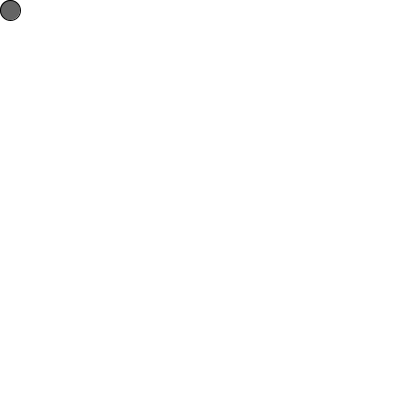
Frame 1 (no input)
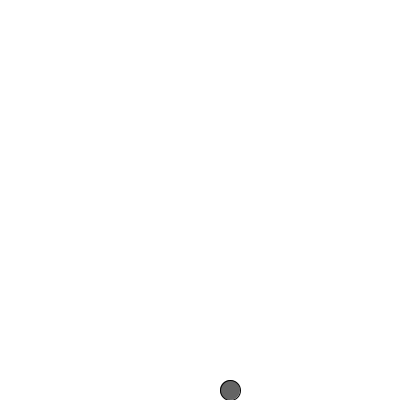
Frame 60 (the mouse pressed at the canvas centre just before this capture)
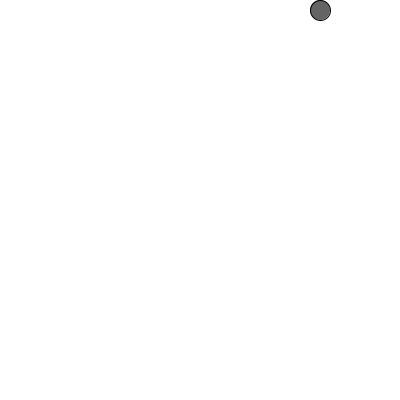
Frame 120 (the mouse held since frame 60 and released just before this capture)

The Processing sketch that drew these frames (run headless with seeded random() and noise(); from frame 60 on, the mouse is pressed at the canvas centre):

// Processing sketch: sketch_140509n
// ── sketch_140509n.pde
int x,y,d,r;
boolean f1,f2;

void setup(){
  size(400,400);
  fill(100);
  d = 10;
  r = 20;
  x = r/2;
  y = r/2;
  f1 = true;
  f2 = false;
}

void draw(){
  background(255);
  ellipse(x,y,r,r);
  if(f1){
    y = y + d;
    if(y >= height - r/2){
      d = 10;
      f1 = false;
      f2 = true;
    }else if(y <= r/2){
      d = -10;
      f1 = false;
      f2 = true;
    }
  }
  if(f2){
    x = x + d;
    if(x >= width - r/2){
      d = -10;
      f2 = false;
      f1 = true;
    }else if(x <= r/2){
      d = 10;
      f1 = true;
      f2 = false;
    }
  }
}
